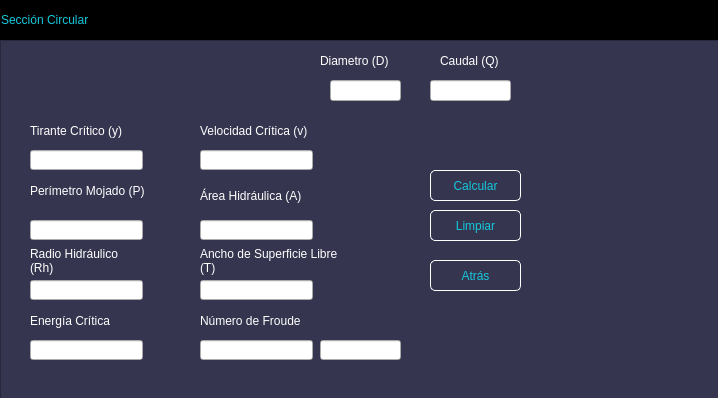
<?xml version="1.0" encoding="UTF-8"?>
<ui version="4.0">
 <class>MainWindow</class>
 <widget class="QMainWindow" name="MainWindow">
  <property name="geometry">
   <rect>
    <x>0</x>
    <y>0</y>
    <width>718</width>
    <height>398</height>
   </rect>
  </property>
  <property name="windowTitle">
   <string>MainWindow</string>
  </property>
  <widget class="QWidget" name="centralwidget">
   <layout class="QVBoxLayout" name="verticalLayout">
    <property name="spacing">
     <number>0</number>
    </property>
    <property name="leftMargin">
     <number>0</number>
    </property>
    <property name="topMargin">
     <number>0</number>
    </property>
    <property name="rightMargin">
     <number>0</number>
    </property>
    <property name="bottomMargin">
     <number>0</number>
    </property>
    <item>
     <widget class="QFrame" name="frame">
      <property name="frameShape">
       <enum>QFrame::StyledPanel</enum>
      </property>
      <property name="frameShadow">
       <enum>QFrame::Raised</enum>
      </property>
      <widget class="QFrame" name="frame_superior">
       <property name="geometry">
        <rect>
         <x>0</x>
         <y>0</y>
         <width>720</width>
         <height>40</height>
        </rect>
       </property>
       <property name="maximumSize">
        <size>
         <width>16777215</width>
         <height>40</height>
        </size>
       </property>
       <property name="styleSheet">
        <string notr="true">QFrame{
background-color:rgb(0, 0, 0);
}

QPushButton{
background-color: #000000ff;
border-radius:20px;
}

QPushButton:hover{
background-color:rgb(53, 53, 79);
border-radius:20px;
}</string>
       </property>
       <property name="frameShape">
        <enum>QFrame::StyledPanel</enum>
       </property>
       <property name="frameShadow">
        <enum>QFrame::Raised</enum>
       </property>
       <layout class="QHBoxLayout" name="horizontalLayout_2">
        <property name="spacing">
         <number>0</number>
        </property>
        <property name="leftMargin">
         <number>0</number>
        </property>
        <property name="topMargin">
         <number>0</number>
        </property>
        <property name="rightMargin">
         <number>0</number>
        </property>
        <property name="bottomMargin">
         <number>0</number>
        </property>
        <item>
         <widget class="QLabel" name="label_2">
          <property name="styleSheet">
           <string notr="true">font:87 12pt&quot;Arial Black&quot;;
color:rgb(20,200,220);</string>
          </property>
          <property name="text">
           <string>Sección Circular</string>
          </property>
         </widget>
        </item>
        <item>
         <spacer name="horizontalSpacer_2">
          <property name="orientation">
           <enum>Qt::Horizontal</enum>
          </property>
          <property name="sizeHint" stdset="0">
           <size>
            <width>409</width>
            <height>20</height>
           </size>
          </property>
         </spacer>
        </item>
        <item>
         <widget class="QPushButton" name="bt_minimizar">
          <property name="minimumSize">
           <size>
            <width>40</width>
            <height>40</height>
           </size>
          </property>
          <property name="text">
           <string/>
          </property>
          <property name="icon">
           <iconset>
            <normaloff>Imágenes/minimizar.png</normaloff>Imágenes/minimizar.png</iconset>
          </property>
          <property name="iconSize">
           <size>
            <width>30</width>
            <height>30</height>
           </size>
          </property>
         </widget>
        </item>
        <item>
         <widget class="QPushButton" name="bt_cerrar">
          <property name="minimumSize">
           <size>
            <width>40</width>
            <height>40</height>
           </size>
          </property>
          <property name="text">
           <string/>
          </property>
          <property name="icon">
           <iconset>
            <normaloff>Imágenes/cerrar2.png</normaloff>Imágenes/cerrar2.png</iconset>
          </property>
          <property name="iconSize">
           <size>
            <width>30</width>
            <height>30</height>
           </size>
          </property>
         </widget>
        </item>
       </layout>
      </widget>
      <widget class="QFrame" name="frame_2">
       <property name="geometry">
        <rect>
         <x>0</x>
         <y>40</y>
         <width>720</width>
         <height>361</height>
        </rect>
       </property>
       <property name="styleSheet">
        <string notr="true">QFrame{
background-color:rgb(53,53,79);
}

QPushButton{
font:87 12pt&quot;Arial Black&quot;;
background-color:#000000ff;
color:rgb(20,200,220);
border-radius:5px;
border:1px solid white;
}


QPushButton:hover{
background-color:black;
}</string>
       </property>
       <property name="frameShape">
        <enum>QFrame::StyledPanel</enum>
       </property>
       <property name="frameShadow">
        <enum>QFrame::Raised</enum>
       </property>
       <widget class="QLabel" name="label_4">
        <property name="geometry">
         <rect>
          <x>320</x>
          <y>10</y>
          <width>111</width>
          <height>21</height>
         </rect>
        </property>
        <property name="styleSheet">
         <string notr="true">font:87 10pt&quot;Arial Black&quot;;
color:rgb(255,255,255);</string>
        </property>
        <property name="text">
         <string>Diametro (D)</string>
        </property>
       </widget>
       <widget class="QLineEdit" name="Diametro">
        <property name="geometry">
         <rect>
          <x>330</x>
          <y>40</y>
          <width>71</width>
          <height>21</height>
         </rect>
        </property>
       </widget>
       <widget class="QLabel" name="label_6">
        <property name="geometry">
         <rect>
          <x>30</x>
          <y>130</y>
          <width>121</width>
          <height>41</height>
         </rect>
        </property>
        <property name="styleSheet">
         <string notr="true">font:87 10pt&quot;Arial Black&quot;;
color:rgb(255,255,255);</string>
        </property>
        <property name="text">
         <string>Perímetro Mojado (P)</string>
        </property>
        <property name="wordWrap">
         <bool>true</bool>
        </property>
       </widget>
       <widget class="QLabel" name="label_7">
        <property name="geometry">
         <rect>
          <x>200</x>
          <y>140</y>
          <width>111</width>
          <height>31</height>
         </rect>
        </property>
        <property name="styleSheet">
         <string notr="true">font:87 10pt&quot;Arial Black&quot;;
color:rgb(255,255,255);</string>
        </property>
        <property name="text">
         <string>Área Hidráulica (A)</string>
        </property>
        <property name="wordWrap">
         <bool>true</bool>
        </property>
       </widget>
       <widget class="QLineEdit" name="Perimetro">
        <property name="geometry">
         <rect>
          <x>30</x>
          <y>180</y>
          <width>113</width>
          <height>20</height>
         </rect>
        </property>
       </widget>
       <widget class="QLineEdit" name="Area">
        <property name="geometry">
         <rect>
          <x>200</x>
          <y>180</y>
          <width>113</width>
          <height>20</height>
         </rect>
        </property>
       </widget>
       <widget class="QLabel" name="label_9">
        <property name="geometry">
         <rect>
          <x>30</x>
          <y>200</y>
          <width>111</width>
          <height>41</height>
         </rect>
        </property>
        <property name="styleSheet">
         <string notr="true">font:87 10pt&quot;Arial Black&quot;;
color:rgb(255,255,255);</string>
        </property>
        <property name="text">
         <string>Radio Hidráulico (Rh)</string>
        </property>
        <property name="wordWrap">
         <bool>true</bool>
        </property>
       </widget>
       <widget class="QLineEdit" name="Radio">
        <property name="geometry">
         <rect>
          <x>30</x>
          <y>240</y>
          <width>113</width>
          <height>20</height>
         </rect>
        </property>
       </widget>
       <widget class="QLabel" name="label_8">
        <property name="geometry">
         <rect>
          <x>200</x>
          <y>200</y>
          <width>141</width>
          <height>41</height>
         </rect>
        </property>
        <property name="styleSheet">
         <string notr="true">font:87 10pt&quot;Arial Black&quot;;
color:rgb(255,255,255);</string>
        </property>
        <property name="text">
         <string>Ancho de Superficie Libre (T)</string>
        </property>
        <property name="wordWrap">
         <bool>true</bool>
        </property>
       </widget>
       <widget class="QLineEdit" name="Ancho">
        <property name="geometry">
         <rect>
          <x>200</x>
          <y>240</y>
          <width>113</width>
          <height>20</height>
         </rect>
        </property>
       </widget>
       <widget class="QLabel" name="label_10">
        <property name="geometry">
         <rect>
          <x>530</x>
          <y>100</y>
          <width>161</width>
          <height>171</height>
         </rect>
        </property>
        <property name="text">
         <string/>
        </property>
        <property name="textFormat">
         <enum>Qt::AutoText</enum>
        </property>
        <property name="pixmap">
         <pixmap>Imágenes/Circular.png</pixmap>
        </property>
        <property name="scaledContents">
         <bool>true</bool>
        </property>
       </widget>
       <widget class="QPushButton" name="Calcular">
        <property name="geometry">
         <rect>
          <x>430</x>
          <y>130</y>
          <width>91</width>
          <height>31</height>
         </rect>
        </property>
        <property name="text">
         <string>Calcular</string>
        </property>
       </widget>
       <widget class="QPushButton" name="Limpiar">
        <property name="geometry">
         <rect>
          <x>430</x>
          <y>170</y>
          <width>91</width>
          <height>31</height>
         </rect>
        </property>
        <property name="text">
         <string>Limpiar</string>
        </property>
       </widget>
       <widget class="QPushButton" name="Atras">
        <property name="geometry">
         <rect>
          <x>430</x>
          <y>220</y>
          <width>91</width>
          <height>31</height>
         </rect>
        </property>
        <property name="text">
         <string>Atrás</string>
        </property>
       </widget>
       <widget class="QLabel" name="label_16">
        <property name="geometry">
         <rect>
          <x>440</x>
          <y>10</y>
          <width>81</width>
          <height>21</height>
         </rect>
        </property>
        <property name="styleSheet">
         <string notr="true">font:87 10pt&quot;Arial Black&quot;;
color:rgb(255,255,255);</string>
        </property>
        <property name="text">
         <string>Caudal (Q)</string>
        </property>
       </widget>
       <widget class="QLineEdit" name="Caudal">
        <property name="geometry">
         <rect>
          <x>430</x>
          <y>40</y>
          <width>81</width>
          <height>21</height>
         </rect>
        </property>
       </widget>
       <widget class="QLabel" name="label_12">
        <property name="geometry">
         <rect>
          <x>30</x>
          <y>70</y>
          <width>101</width>
          <height>41</height>
         </rect>
        </property>
        <property name="styleSheet">
         <string notr="true">font:87 10pt&quot;Arial Black&quot;;
color:rgb(255,255,255);</string>
        </property>
        <property name="text">
         <string>Tirante Crítico (y)</string>
        </property>
        <property name="wordWrap">
         <bool>true</bool>
        </property>
       </widget>
       <widget class="QLineEdit" name="Tirante">
        <property name="geometry">
         <rect>
          <x>30</x>
          <y>110</y>
          <width>113</width>
          <height>20</height>
         </rect>
        </property>
       </widget>
       <widget class="QLabel" name="label_13">
        <property name="geometry">
         <rect>
          <x>200</x>
          <y>70</y>
          <width>121</width>
          <height>41</height>
         </rect>
        </property>
        <property name="styleSheet">
         <string notr="true">font:87 10pt&quot;Arial Black&quot;;
color:rgb(255,255,255);</string>
        </property>
        <property name="text">
         <string>Velocidad Crítica (v)</string>
        </property>
        <property name="wordWrap">
         <bool>true</bool>
        </property>
       </widget>
       <widget class="QLineEdit" name="Velocidad">
        <property name="geometry">
         <rect>
          <x>200</x>
          <y>110</y>
          <width>113</width>
          <height>20</height>
         </rect>
        </property>
       </widget>
       <widget class="QLabel" name="label_14">
        <property name="geometry">
         <rect>
          <x>30</x>
          <y>260</y>
          <width>111</width>
          <height>41</height>
         </rect>
        </property>
        <property name="styleSheet">
         <string notr="true">font:87 10pt&quot;Arial Black&quot;;
color:rgb(255,255,255);</string>
        </property>
        <property name="text">
         <string>Energía Crítica</string>
        </property>
        <property name="wordWrap">
         <bool>true</bool>
        </property>
       </widget>
       <widget class="QLineEdit" name="Energia">
        <property name="geometry">
         <rect>
          <x>30</x>
          <y>300</y>
          <width>113</width>
          <height>20</height>
         </rect>
        </property>
       </widget>
       <widget class="QLabel" name="label_15">
        <property name="geometry">
         <rect>
          <x>200</x>
          <y>260</y>
          <width>111</width>
          <height>41</height>
         </rect>
        </property>
        <property name="styleSheet">
         <string notr="true">font:87 10pt&quot;Arial Black&quot;;
color:rgb(255,255,255);</string>
        </property>
        <property name="text">
         <string>Número de Froude</string>
        </property>
        <property name="wordWrap">
         <bool>true</bool>
        </property>
       </widget>
       <widget class="QLineEdit" name="Froude">
        <property name="geometry">
         <rect>
          <x>200</x>
          <y>300</y>
          <width>113</width>
          <height>20</height>
         </rect>
        </property>
       </widget>
       <widget class="QLineEdit" name="Regimen">
        <property name="geometry">
         <rect>
          <x>320</x>
          <y>300</y>
          <width>81</width>
          <height>20</height>
         </rect>
        </property>
       </widget>
      </widget>
     </widget>
    </item>
   </layout>
  </widget>
 </widget>
 <resources/>
 <connections/>
</ui>
